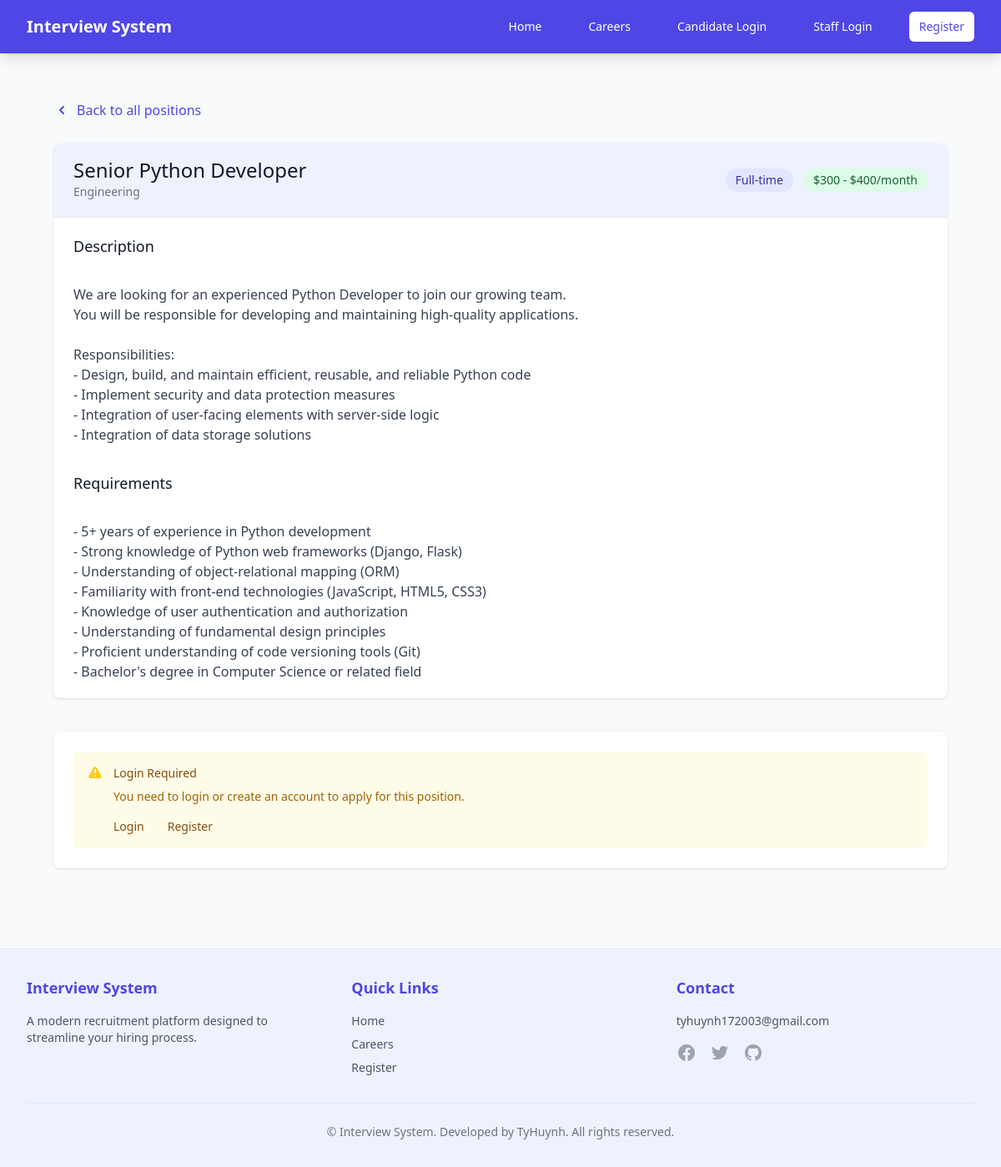
The page /careers/positions/1/ on the database its author committed.
### recruitment/models.py (models this page shows, shortened)
class Position(models.Model):
    title = models.CharField(max_length=100)
    description = models.TextField()
    requirements = models.TextField()
    salary_range = models.CharField(max_length=100, blank=True, null=True)  # Thêm trường lương
    department = models.CharField(max_length=100, blank=True, null=True)  # Thêm phòng ban
    is_active = models.BooleanField(default=True)
    EMPLOYMENT_TYPES = [
        ('full_time', 'Full-time'),
        ('part_time', 'Part-time'),
        ('contract', 'Contract'),
        ('temporary', 'Temporary'),
        ('internship', 'Internship'),
        ('remote', 'Remote'),
    ]
    employment_type = models.CharField(
        max_length=20,
        choices=EMPLOYMENT_TYPES,
        default='full_time',
        verbose_name='Employment Type'
    )

### recruitment/views.py (the view)
# urls.py: path('careers/positions/<int:pk>/', views.public_position_detail, name='public_position_detail'),
def public_position_detail(request, pk):
    position = get_object_or_404(Position, pk=pk)
    already_applied = False
    if request.user.is_authenticated and hasattr(request.user, 'candidate'):
        already_applied = Application.objects.filter(
            candidate=request.user.candidate,
            position=position
        ).exists()
    if request.user.is_authenticated and request.method == 'POST' and not already_applied and hasattr(request.user, 'candidate'):
        form = ApplicationForm(request.POST, request.FILES)
        if form.is_valid():
            application = Application(
                candidate=request.user.candidate,
                position=position,
                cover_letter=form.cleaned_data['cover_letter'],
                resume=form.cleaned_data['resume']
            )
            application.save()
            messages.success(request, f"You have successfully applied for {position.title}")
            return redirect('recruitment:candidate_profile')
    else:
        form = ApplicationForm()
    return render(request, 'recruitment/public_position_detail.html', {
        'position': position,
        'form': form,
        'already_applied': already_applied,
        'user_authenticated': request.user.is_authenticated
    })

### templates/recruitment/public_position_detail.html (shortened to what this page needs)
{% extends 'base.html' %}
{% block content %}
<div class="max-w-7xl mx-auto px-4 sm:px-6 lg:px-8 py-8">
    <div class="mb-6">
        <a href="{% url 'recruitment:public_position_list' %}" class="inline-flex items-center text-indigo-600 hover:text-indigo-900">
            <svg class="h-5 w-5 mr-2" xmlns="http://www.w3.org/2000/svg" viewBox="0 0 20 20" fill="currentColor">
                <path fill-rule="evenodd" d="M12.707 5.293a1 1 0 010 1.414L9.414 10l3.293 3.293a1 1 0 01-1.414 1.414l-4-4a1 1 0 010-1.414l4-4a1 1 0 011.414 0z" clip-rule="evenodd" />
            </svg>
            Back to all positions
        </a>
    </div>
    <div class="bg-white shadow overflow-hidden sm:rounded-lg">
        <div class="px-4 py-5 sm:px-6 bg-indigo-50">
            <div class="flex items-center justify-between">
                <div>
                    <h3 class="text-2xl leading-6 font-medium text-gray-900">{{ position.title }}</h3>
                    <p class="mt-1 max-w-2xl text-sm text-gray-500">{{ position.department }}</p>
                </div>
                <div>
                    <span class="inline-flex items-center px-3 py-1 rounded-full text-sm font-medium bg-indigo-100 text-indigo-800">
                        {{ position.get_employment_type_display }}
                    </span>
                    {% if position.salary_range %}
                        <span class="ml-2 inline-flex items-center px-3 py-1 rounded-full text-sm font-medium bg-green-100 text-green-800">
                            {{ position.salary_range }}
                        </span>
                    {% endif %}
                </div>
            </div>
        </div>
        <div class="border-t border-gray-200 px-4 py-5 sm:px-6">
            <dl class="grid grid-cols-1 gap-x-4 gap-y-8 sm:grid-cols-2">
                <div class="sm:col-span-2">
                    <dt class="text-lg font-medium text-gray-900">Description</dt>
                    <dd class="mt-2 text-gray-700 prose max-w-none">
                        {{ position.description|linebreaks }}
                    </dd>
                </div>
                <div class="sm:col-span-2">
                    <dt class="text-lg font-medium text-gray-900">Requirements</dt>
                    <dd class="mt-2 text-gray-700 prose max-w-none">
                        {{ position.requirements|linebreaks }}
                    </dd>
                </div>
            </dl>
        </div>
    </div>
    <div class="mt-10">
        <div class="bg-white shadow sm:rounded-lg">
            <div class="px-4 py-5 sm:p-6">
                {% if user_authenticated %}
                    {% if already_applied %}
                        <div class="rounded-md bg-green-50 p-4">
                            <div class="flex">
                                <div class="flex-shrink-0">
                                    <svg class="h-5 w-5 text-green-400" xmlns="http://www.w3.org/2000/svg" viewBox="0 0 20 20" fill="currentColor">
                                        <path fill-rule="evenodd" d="M10 18a8 8 0 100-16 8 8 0 000 16zm3.707-9.293a1 1 0 00-1.414-1.414L9 10.586 7.707 9.293a1 1 0 00-1.414 1.414l2 2a1 1 0 001.414 0l4-4z" clip-rule="evenodd" />
                                    </svg>
                                </div>
                                <div class="ml-3">
                                    <h3 class="text-sm font-medium text-green-800">Application Submitted</h3>
                                    <div class="mt-2 text-sm text-green-700">
                                        <p>You have already applied for this position. You can check the status in your profile.</p>
                                    </div>
                                    <div class="mt-4">
                                        <div class="-mx-2 -my-1.5 flex">
                                            <a href="{% url 'recruitment:candidate_profile' %}" class="bg-green-50 px-2 py-1.5 rounded-md text-sm font-medium text-green-800 hover:bg-green-100 focus:outline-none focus:ring-2 focus:ring-offset-2 focus:ring-green-500">
                                                View your applications
                                            </a>
                                        </div>
                                    </div>
                                </div>
                            </div>
                        </div>
                    {% else %}
                        <h3 class="text-lg leading-6 font-medium text-gray-900">Apply for this position</h3>
                        <div class="mt-2 max-w-xl text-sm text-gray-500">
                            <p>Submit your application for the {{ position.title }} position.</p>
                        </div>
                        <form method="post" enctype="multipart/form-data" class="mt-5 space-y-6">
                            {% csrf_token %}
                            <div>
                                <label for="id_cover_letter" class="block text-sm font-medium text-gray-700">Cover Letter</label>
                                <div class="mt-1">
                                    <textarea id="id_cover_letter" name="cover_letter" rows="4" class="shadow-sm focus:ring-indigo-500 focus:border-indigo-500 block w-full sm:text-sm border-gray-300 rounded-md" placeholder="Tell us why you're a good fit for this position...">{{ form.cover_letter.value|default:'' }}</textarea>
                                </div>
                                {% if form.cover_letter.errors %}
                                    <p class="mt-2 text-sm text-red-600">{{ form.cover_letter.errors.0 }}</p>
                                {% endif %}
                            </div>
                            <div>
                                <label for="id_resume" class="block text-sm font-medium text-gray-700">Resume</label>
                                <div class="mt-1 flex justify-center px-6 pt-5 pb-6 border-2 border-gray-300 border-dashed rounded-md">
                                    <div class="space-y-1 text-center">
                                        <svg class="mx-auto h-12 w-12 text-gray-400" stroke="currentColor" fill="none" viewBox="0 0 48 48" aria-hidden="true">
                                            <path d="M28 8H12a4 4 0 00-4 4v20m32-12v8m0 0v8a4 4 0 01-4 4H12a4 4 0 01-4-4v-4m32-4l-3.172-3.172a4 4 0 00-5.656 0L28 28M8 32l9.172-9.172a4 4 0 015.656 0L28 28m0 0l4 4m4-24h8m-4-4v8m-12 4h.02" stroke-width="2" stroke-linecap="round" stroke-linejoin="round" />
                                        </svg>
                                        <div class="flex text-sm text-gray-600">
                                            <label for="id_resume" class="relative cursor-pointer bg-white rounded-md font-medium text-indigo-600 hover:text-indigo-500 focus-within:outline-none focus-within:ring-2 focus-within:ring-offset-2 focus-within:ring-indigo-500">
                                                <span>Upload a file</span>
                                                <input id="id_resume" name="resume" type="file" class="sr-only">
                                            </label>
                                            <p class="pl-1">or drag and drop</p>
                                        </div>
                                        <p class="text-xs text-gray-500">PDF, DOC, DOCX up to 10MB</p>
                                    </div>
                                </div>
                                {% if form.resume.errors %}
                                    <p class="mt-2 text-sm text-red-600">{{ form.resume.errors.0 }}</p>
                                {% endif %}
                            </div>
                            <div>
                                <button type="submit" class="inline-flex items-center px-4 py-2 border border-transparent text-sm font-medium rounded-md shadow-sm text-white bg-indigo-600 hover:bg-indigo-700 focus:outline-none focus:ring-2 focus:ring-offset-2 focus:ring-indigo-500">
                                    Submit Application
                                </button>
                            </div>
                        </form>
                    {% endif %}
                {% else %}
                    <div class="rounded-md bg-yellow-50 p-4">
                        <div class="flex">
                            <div class="flex-shrink-0">
                            </div>
                            <div class="ml-3">
                                <h3 class="text-sm font-medium text-yellow-800">Login Required</h3>
                                <div class="mt-2 text-sm text-yellow-700">
                                    <p>You need to login or create an account to apply for this position.</p>
                                </div>
                                <div class="mt-4">
                                    <div class="-mx-2 -my-1.5 flex">
                                        <a href="{% url 'recruitment:login' %}?next={{ request.path }}" class="bg-yellow-50 px-2 py-1.5 rounded-md text-sm font-medium text-yellow-800 hover:bg-yellow-100 focus:outline-none focus:ring-2 focus:ring-offset-2 focus:ring-yellow-500">
                                            Login
                                        </a>
                                        <a href="{% url 'recruitment:register' %}?next={{ request.path }}" class="ml-3 bg-yellow-50 px-2 py-1.5 rounded-md text-sm font-medium text-yellow-800 hover:bg-yellow-100 focus:outline-none focus:ring-2 focus:ring-offset-2 focus:ring-yellow-500">
                                            Register
                                        </a>
                                    </div>
                                </div>
                            </div>
                        </div>
                    </div>
                {% endif %}
            </div>
        </div>
    </div>
</div>
{% endblock %}

### rows shown on the page
Position: title "Senior Python Developer", department "Engineering", employment_type "Full-time", salary_range "$300 - $400/month", description "We are looking for an experienced Python Developer to join our growing team. You will be responsible for developing and maintaining high-quality applications. Responsibilities: - Design, build, and maintain efficient, reusable, and reliable Python code - Implement security and data protection measures - Integration of user-facing elements with server-side logic - Integration of data storage solutions", requirements "- 5+ years of experience in Python development - Strong knowledge of Python web frameworks (Django, Flask) - Understanding of object-relational mapping (ORM) - Familiarity with front-end technologies (JavaScript, HTML5, CSS3) - Knowledge of user authentication and authorization - Understanding of fundamental design principles - Proficient understanding of code versioning tools (Git) - Bachelor's degree in Computer Science or related field"
